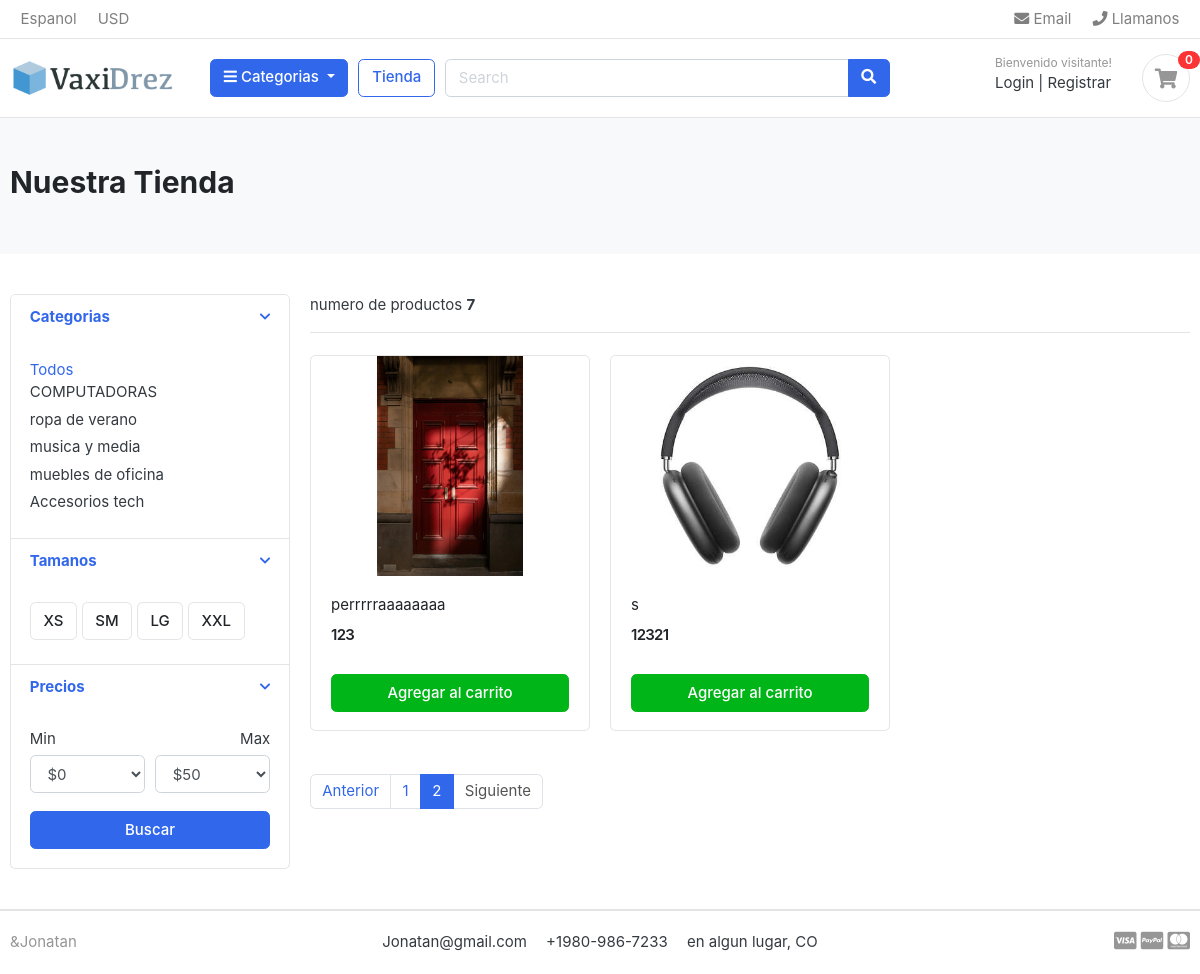
The page /store/?page=2 on the database its author committed.
### category/models.py (models this page shows, shortened)
class Category(models.Model):
    category_name = models.CharField(max_length=50, unique=True)
    description = models.CharField(max_length=255, blank=True)
    slug = models.CharField(max_length=100, unique=True)
    cat_image = models.ImageField(upload_to='photos/categories', blank=True)
    class Meta:
        verbose_name = 'category'
        verbose_name_plural = 'categories'
    def get_url(self):
        return reverse('products_by_category', args=[self.slug])

### store/models.py (models this page shows, shortened)
class Product(models.Model):
    product_name = models.CharField(max_length=200, unique=True)
    slug = models.CharField(max_length=200, unique=True)
    description = models.TextField(max_length=500, blank=True)
    price = models.IntegerField()
    images = models.ImageField(upload_to='photos/products')
    stock = models.IntegerField()
    is_available = models.BooleanField(default=True)
    category = models.ForeignKey(Category, on_delete=models.CASCADE)
    created_date = models.DateTimeField(auto_now_add=True)
    modified_date = models.DateTimeField(auto_now=True)
    def get_url(self):
        return reverse('product_detail', args=[self.category.slug, self.slug])

### store/views.py (the view)
# urls.py: path('store/', include('store.urls')),
def store(request, category_slug=None):
    categories = None
    products = None
    if category_slug is not None:
        categories = get_object_or_404(Category, slug=category_slug)
        products = Product.objects.filter(category=categories, is_available=True).order_by('product_name')  # Ordena por nombre de producto
    else:
        products = Product.objects.filter(is_available=True).order_by('product_name')  # Ordena por nombre de producto
    paginator = Paginator(products, 5)
    page_number = request.GET.get('page')
    paged_products = paginator.get_page(page_number)
    context = {
        'products': paged_products,
        'product_count': products.count()
    }
    return render(request, 'store/store.html', context)

### carts/context_processors.py (called while the page is built)
def counter(request):
    cart_count = 0
    try:
        cart = Cart.objects.filter(cart_id=_cart_id(request))
        cart_items = CartItem.objects.all().filter(cart=cart[:1])
        for cart_item in cart_items:
            cart_count += cart_item.quantity
    except Cart.DoesNotExist as e:
        cart_count = 0
    return dict(cart_count=cart_count)

### carts/views.py (called while the page is built)
def _cart_id(request):
    cart_data = request.session.session_key
    if not cart_data:
        cart_data = request.session.create()
    return cart_data

### category/context_processors.py (called while the page is built)
def menu_links(request):
    links = Category.objects.all()
    return dict(links=links)

### templates/store/store.html (shortened to what this page needs)
<!DOCTYPE html>
{% extends 'base.html' %}
{% block content%}
<body>
<section class="section-pagetop bg">
    <div class="container">
        <h2 class="title-page">Nuestra Tienda</h2>
    </div>
    </section>
<section class="section-content padding-y">
    <div class="container">
    <div class="row">
        <aside class="col-md-3">
    <div class="card">
        <article class="filter-group">
            <header class="card-header">
                <a href="#" data-toggle="collapse" data-target="#collapse_1" aria-expanded="true" class="">
                    <i class="icon-control fa fa-chevron-down"></i>
                    <h6 class="title">Categorias</h6>
                </a>
            </header>
            <div class="filter-content collapse show" id="collapse_1" style="">
                <div class="card-body">
                   <a href="{% url 'store' %}">Todos</a>
                    {% for category in links %}
                    <ul class="list-menu">
                    <li><a href="{{category.get_url}}">{{category.category_name}} </a></li>
                    </ul>
                    {% endfor %}
                </div>
            </div>
        </article>
        <article class="filter-group">
            <header class="card-header">
                <a href="#" data-toggle="collapse" data-target="#collapse_4" aria-expanded="true" class="">
                    <i class="icon-control fa fa-chevron-down"></i>
                    <h6 class="title">Tamanos </h6>
                </a>
            </header>
            <div class="filter-content collapse show" id="collapse_4" style="">
                <div class="card-body">
                  <label class="checkbox-btn">
                    <span class="btn btn-light"> XS </span>
                  </label>
                  <label class="checkbox-btn">
                    <span class="btn btn-light"> SM </span>
                  </label>
                  <label class="checkbox-btn">
                    <span class="btn btn-light"> LG </span>
                  </label>
                  <label class="checkbox-btn">
                    <span class="btn btn-light"> XXL </span>
                  </label>
            </div>
            </div>
        </article>
        <article class="filter-group">
            <header class="card-header">
                <a href="#" data-toggle="collapse" data-target="#collapse_3" aria-expanded="true" class="">
                    <i class="icon-control fa fa-chevron-down"></i>
                    <h6 class="title">Precios </h6>
                </a>
            </header>
            <div class="filter-content collapse show" id="collapse_3" style="">
                <div class="card-body">
                    <div class="form-row">
                    <div class="form-group col-md-6">
                      <label>Min</label>
                          <select class="mr-2 form-control">
                            <option value="0">$0</option>
                        </select>
                    </div>
                    <div class="form-group text-right col-md-6">
                      <label>Max</label>
                          <select class="mr-2 form-control">
                            <option value="50">$50</option>
                        </select>
                    </div>
                    </div>
                    <button class="btn btn-block btn-primary">Buscar</button>
                </div>
            </div>
        </article>
    </div>
        </aside>
        <main class="col-md-9">
    <header class="border-bottom mb-4 pb-3">
            <div class="form-inline">
                <span class="mr-md-auto"> numero de productos <b>{{product_count}}</b> </span>
            </div>
    </header>
    <div class="row">
        {% for product in products %}
        <div class="col-md-4">
            <figure class="card card-product-grid">
                <div class="img-wrap">
                    <a href="{{ product.get_url }}"> <img src="{{ product.images.url }}"> </a>
                </div>
                <figcaption class="info-wrap">
                    <div class="fix-height">
                        <a href="{{ product.get_url }}" class="title">{{product.product_name}}</a>
                        <div class="price-wrap mt-2">
                            <span class="price">{{ product.price }}</span>
                        </div>
                    </div>
                    <a href="{%  url 'add_cart' product.id  %}" class="btn btn-block btn-success">Agregar al carrito</a>
                </figcaption>
            </figure>
        </div>
              {% endfor %}
    </div>
    <nav class="mt-4" aria-label="Page navigation sample">
    {% if products.has_other_pages %}
        <ul class="pagination">
            {% if products.has_previous %}
                <li class="page-item">
                    <a class="page-link" href="?page={{ products.previous_page_number }}">Anterior</a>
                </li>
            {% else %}
                <li class="page-item disabled">
                    <a class="page-link" href="#">Anterior</a>
                </li>
            {% endif %}
            {% for num in products.paginator.page_range %}
                {% if products.number == num %}
                    <li class="page-item active">
                        <a class="page-link" href="?page={{ num }}">{{ num }}</a>
                    </li>
                {% else %}
                    <li class="page-item">
                        <a class="page-link" href="?page={{ num }}">{{ num }}</a>
                    </li>
                {% endif %}
            {% endfor %}
            {% if products.has_next %}
                <li class="page-item">
                    <a class="page-link" href="?page={{ products.next_page_number }}">Siguiente</a>
                </li>
            {% else %}
                <li class="page-item disabled">
                    <a class="page-link" href="#">Siguiente</a>
                </li>
            {% endif %}
        </ul>
    {% endif %}
    </nav>
        </main>
    </div>
    </div>
    </section>
</body>
{%endblock%}

### static/css/ui.css (style rules this page uses)
html { font-family: "Inter", sans-serif; font-size: 15px; }
.img-wrap { text-align: center; display: block; }
.img-wrap img { max-width: 100%; }
.price-wrap { letter-spacing: -0.7px; }
.padding-y { padding-top: 40px; padding-bottom: 40px; }
figure { margin-bottom: 0; }
article:after, .form-group:after { display: block; clear: both; content: ""; }
.bg { background-color: #f8f9fa; }
.title-page { color: #212529; }
.btn-light { background-color: #fff; border-color: #e4e4e4; }
[class*=list-] li:after { visibility: hidden; display: block; content: ""; overflow: hidden; height: 0; clear: both; }
.list-menu { list-style: none; margin: 0; padding-left: 0; }
.list-menu li { margin-bottom: 5px; }
.list-menu a { color: #343a40; }
[class*=card-product] a.title { color: #212529; display: block; }
[class*=card-product] .img-wrap { overflow: hidden; position: relative; }
[class*=card-product] .img-wrap img { height: 100%; max-width: 100%; width: auto; display: inline-block; -o-object-fit: cover; object-fit: cover; }
.card-product-grid { margin-bottom: 20px; }
.card-product-grid .img-wrap { border-radius: 0.2rem 0.2rem 0 0; height: 220px; }
.card-product-grid .info-wrap { overflow: hidden; padding: 18px 20px; }
.card-product-grid .fix-height { height: 80px; overflow: hidden; }
.card .img-wrap { overflow: hidden; }
.price { font-weight: 600; color: #212529; }
.icon-control { margin-top: 5px; float: right; font-size: 80%; }
.card-header .title { margin-bottom: 0; line-height: 1.5; }
.filter-group { border-bottom: 1px solid #e4e4e4; }
.filter-group .card-header { border-bottom: 0; }
.filter-group:last-child { border-bottom: 0; }
.checkbox-btn { position: relative; }
.section-pagetop { padding: 45px 0; }

### rows shown on the page
Category: category_name "COMPUTADORAS"
Category: category_name "ropa de verano"
Category: category_name "musica y media"
Category: category_name "muebles de oficina"
Category: category_name "Accesorios tech"
Product: images (picture), product_name "perrrrraaaaaaaa", price "123"
Product: images (picture), product_name "s", price "12321"

### other values the page prints
{{ cart_count }} "0"
{{ product_count }} "7"
{{ num }} "1"
{{ num }} "2"
